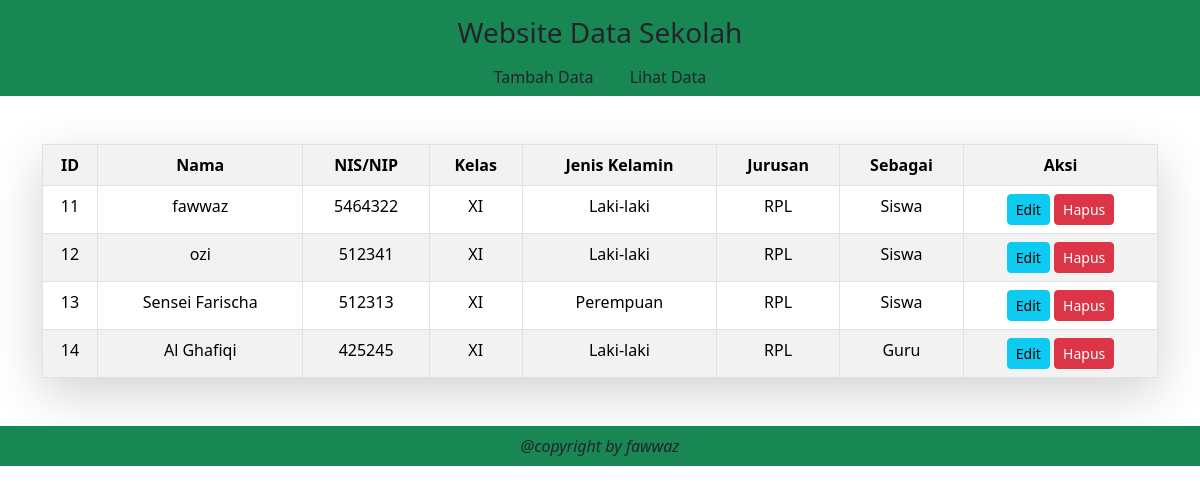
Screenshot of /lihat.php with the database file from the repository.
### tables this page shows
CREATE TABLE `user` (
  `id` int NOT NULL,
  `nama` varchar(255) NOT NULL,
  `nisn` varchar(25) NOT NULL,
  `kelas` varchar(255) NOT NULL,
  `jeniskelamin` varchar(255) NOT NULL,
  `jurusan` varchar(255) NOT NULL,
  `sebagai` varchar(255) NOT NULL,
  `created_at` datetime NOT NULL DEFAULT CURRENT_TIMESTAMP
);

### lihat.php (the view, shortened to what this page needs)
<?php
include "service/database.php";
$result = mysqli_query($db, "SELECT * FROM user");
?>
<!DOCTYPE html>
<html lang="en">
<head>
    <link href="css/bootstrap.min.css" rel="stylesheet">
</head>
<body>
    <div class="container">
        <table class="table table-responsive table-striped table-bordered mt-5 mx-auto text-center shadow-lg">
            <th>ID</th>
            <th>Nama</th>
            <th>NIS/NIP</th>
            <th>Kelas</th>
            <th>Jenis Kelamin</th>
            <th>Jurusan</th>
            <th>Sebagai</th>
            <th>Aksi</th>
            <?php while ($row = mysqli_fetch_assoc($result)): ?>
            <tr>
                <td><?= $row['id'] ?></td>
                <td><?= $row['nama'] ?></td>
                <td><?= $row['nisn'] ?></td>
                <td><?= $row['kelas'] ?></td>
                <td><?= $row['jeniskelamin'] ?></td>
                <td><?= $row['jurusan'] ?></td>
                <td><?= $row['sebagai'] ?></td>
                <td>
                    <a href="edit.php?id=<?= $row['id']?>" class="btn btn-info btn-sm">Edit</a>
                    <a href="hapus.php?id=<?= $row['id']?>" onclick="return confirm ('Yakin Hapus? Ga bisa dibalikkin lho')" class="btn btn-danger btn-sm">Hapus</a>
                </td>
            </tr>
            <?php endwhile; ?>
        </table>
    </div>
</body>
</html>

### rows the page displays
user: id "11", nama "fawwaz", nisn "5464322", kelas "XI", jeniskelamin "Laki-laki", jurusan "RPL", sebagai "Siswa"
user: id "12", nama "ozi", nisn "512341", kelas "XI", jeniskelamin "Laki-laki", jurusan "RPL", sebagai "Siswa"
user: id "13", nama "Sensei Farischa", nisn "512313", kelas "XI", jeniskelamin "Perempuan", jurusan "RPL", sebagai "Siswa"
user: id "14", nama "Al Ghafiqi", nisn "425245", kelas "XI", jeniskelamin "Laki-laki", jurusan "RPL", sebagai "Guru"
